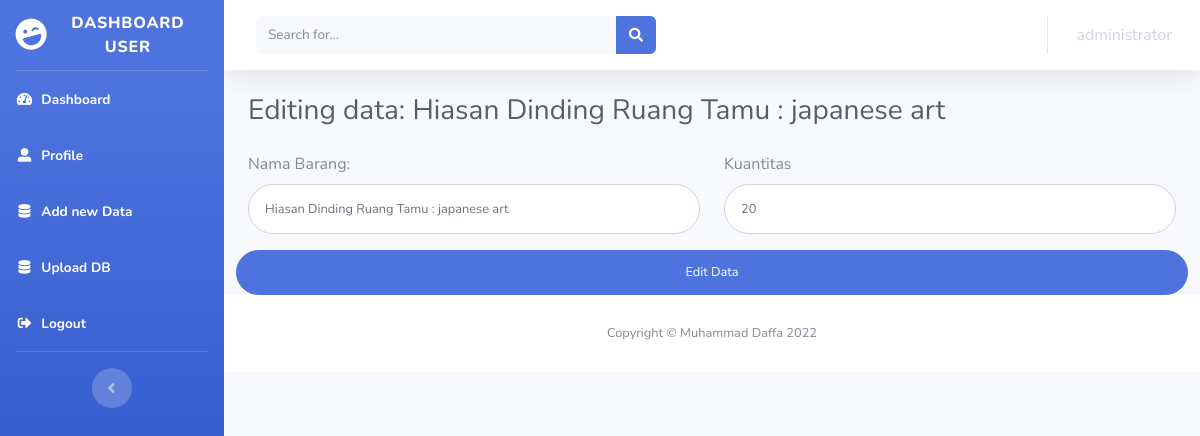
/admin/edit-data.php?id=3 (signed in), run on the app's committed database.
### tables this page shows
CREATE TABLE `daftar_barang` (
  `deskripsi` varchar(500) NOT NULL,
  `harga` int NOT NULL,
  `id` int NOT NULL AUTO_INCREMENT,
  `nama_barang` varchar(255) NOT NULL,
  `kuantitas` int NOT NULL,
  `created_by` varchar(255) NOT NULL,
  PRIMARY KEY (`id`)
);

### admin/edit-data.php (the view, shortened to what this page needs)
<?php
    include'../config.php';
    $id = $_GET['id'];
    $query = "SELECT * FROM daftar_barang WHERE id='$id'";
    $data = mysqli_query($conn, $query);
    if ($data) {
    	while ($row = mysqli_fetch_array($data)) {
            $nama_barang = $row['nama_barang'];
            $kuantitas = $row['kuantitas'];
        }
    } else {
    	echo "Data tidak ditemukan";
    }
	?>
<!DOCTYPE html>
<html lang="en">
<head>
    <link href="../../assets/vendor/fontawesome-free/css/all.min.css" rel="stylesheet" type="text/css">
    <link href="../../assets/css/sb-admin-2.min.css" rel="stylesheet">
</head>
<body id="page-top">
    <div id="wrapper">
        <?php
        include('nav.php');
        ?>
        <div id="content-wrapper" class="d-flex flex-column">
            <div id="content">
                <nav class="navbar navbar-expand navbar-light bg-white topbar mb-4 static-top shadow">
                    <form
                        class="d-none d-sm-inline-block form-inline mr-auto ml-md-3 my-2 my-md-0 mw-100 navbar-search">
                        <div class="input-group">
                            <input type="text" class="form-control bg-light border-0 small" placeholder="Search for..."
                                aria-label="Search" aria-describedby="basic-addon2">
                            <div class="input-group-append">
                                <button class="btn btn-primary" type="button">
                                    <i class="fas fa-search fa-sm"></i>
                                </button>
                            </div>
                        </div>
                    </form>
                    <ul class="navbar-nav ml-auto">
                        <li class="nav-item dropdown no-arrow">
                            <a class="nav-link dropdown-toggle" href="#" id="userDropdown" role="button"
                                data-toggle="dropdown" aria-haspopup="true" aria-expanded="false">
                                <?php
                                    echo $_SESSION["username_admin"];
                                ?>
                            </a>
                        </li>
                    </ul>
                </nav>
                <div class="container-fluid">
                    <h1 class="h3 mb-4 text-gray-800">Editing data: <?php echo $nama_barang ?></h1>
                    <form action="cek-edit-data.php" method="post" class="user">
                        <div class="row">
                            <div class="col-sm-6 mb-3 mb-sm-0">
                                <label for="nama_barang">Nama Barang: </label>
                                <input type="text" class="form-control form-control-user" id="nama_barang"
                                    placeholder="Nama Barang" name="nama_barang" value="<?php echo htmlspecialchars($nama_barang, ENT_QUOTES); ?>">
                            </div>
                            <div class="col-sm-6">
                                <label for="kuantitas">Kuantitas</label>
                                <input type="text" class="form-control form-control-user" id="kuantitas"
                                    placeholder="Kuantitas" name="kuantitas" value="<?php echo htmlspecialchars($kuantitas, ENT_QUOTES); ?>">
                        </div>
                        <button type="submit" class="btn btn-primary btn-user btn-block mt-3">Edit Data</button>
                    </form>
                </div>
            </div>
            <footer class="sticky-footer bg-white">
                <div class="container my-auto">
                    <div class="copyright text-center my-auto">
                        <span>Copyright &copy; Muhammad Daffa 2022</span>
                    </div>
                </div>
            </footer>
        </div>
    </div>
</body>
</html>

### data on the page
daftar_barang: nama_barang "Hiasan Dinding Ruang Tamu : japanese art", kuantitas "20"

### other printed values
$_SESSION["username_admin"] "administrator"
